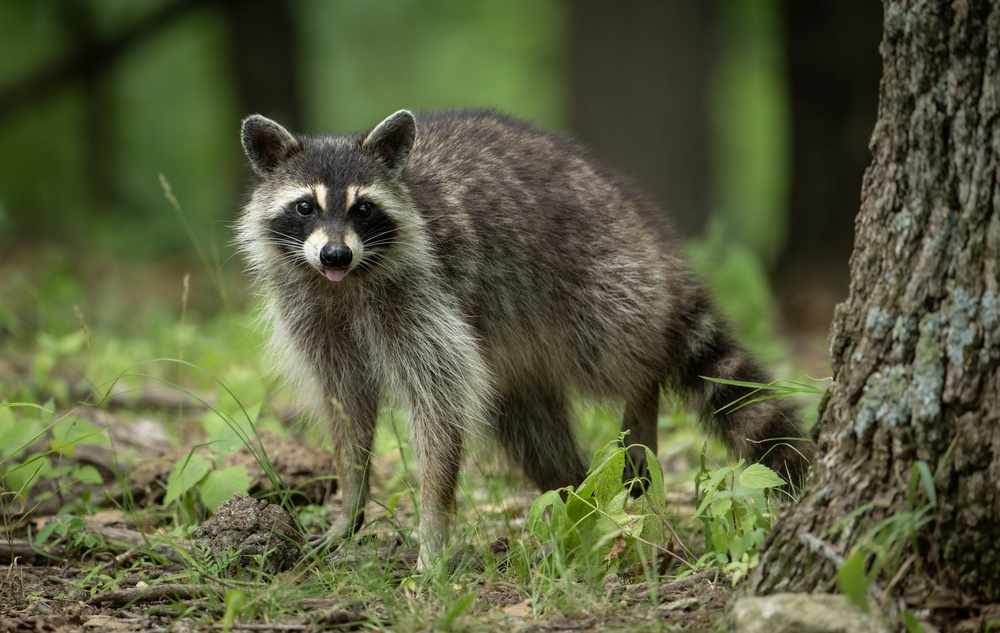
#> input picture mapache.jpg, 1000 x 633 px, shrunk from 2048 x 1297 before the run
$ jupyter execute ejercicio1.ipynb   (shell and % lines are left out)
#> lines starting #> are read from the running program, lines starting #| are printed output that depends on the picture; after the words box and inside, x2 and y2 are one past the last pixel; in counts of white or black regions, pixels touching at a corner belong together
[cell 1]
import cv2
import numpy as np
import matplotlib.pyplot as plt
img = cv2.imread('mapache.jpg')
#> img is the input picture: shape (633, 1000, 3); mean B, G, R 61.1, 92.9, 88.1
plt.imshow(img)

[cell 2]
# Adding the 0 flag to read it in black and white
img = cv2.imread('mapache.jpg',0)
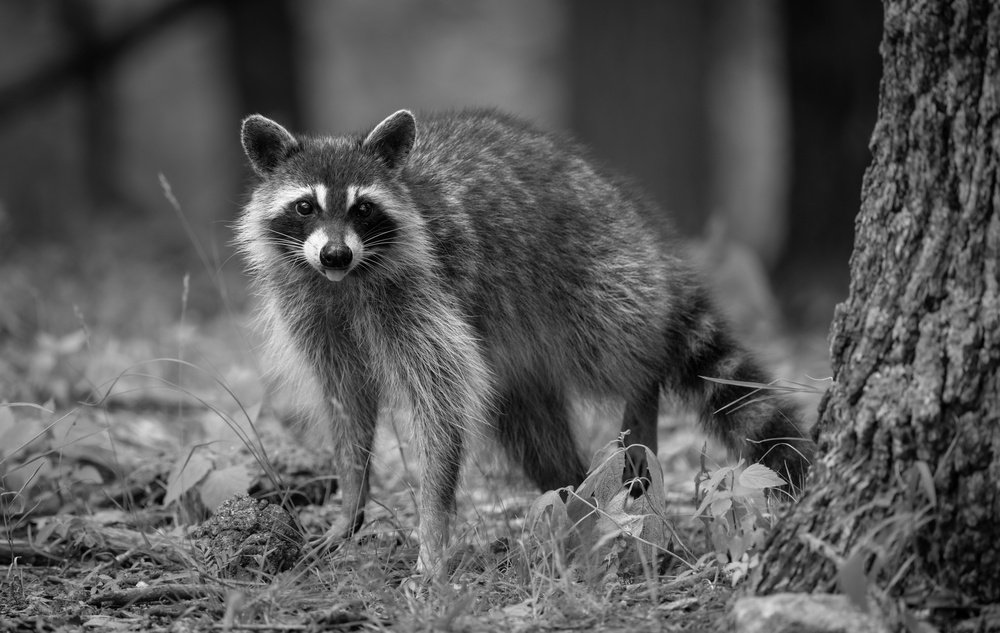
#> img: shape (633, 1000); min 0, max 255, mean 87.9
plt.imshow(img,cmap='gray')

[cell 3]
ret,thresh1 = cv2.threshold(img,127,255,cv2.THRESH_BINARY)
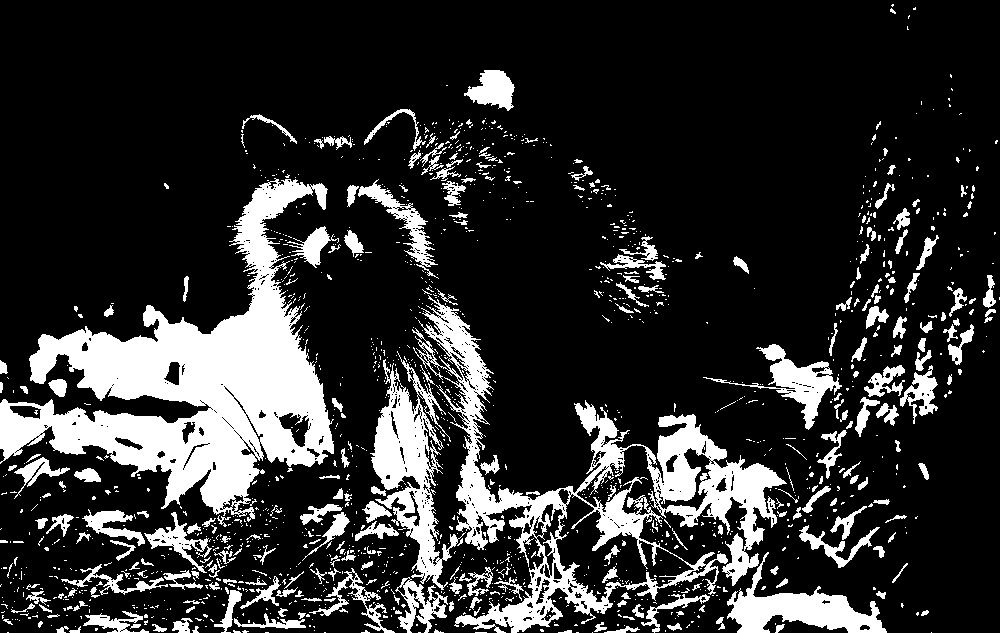
#> thresh1: shape (633, 1000); 18.7% white; 1530 white regions (1273 under 20 px), largest, box (x1, y1, x2, y2) and area: (0, 178, 334, 522) 41526, (412, 295, 787, 633) 25315, (370, 351, 466, 590) 7609
plt.imshow(thresh1,cmap='gray')

[cell 4]
ret,thresh2 = cv2.threshold(img,127,255,cv2.THRESH_BINARY_INV)
plt.imshow(thresh2,cmap='gray')
